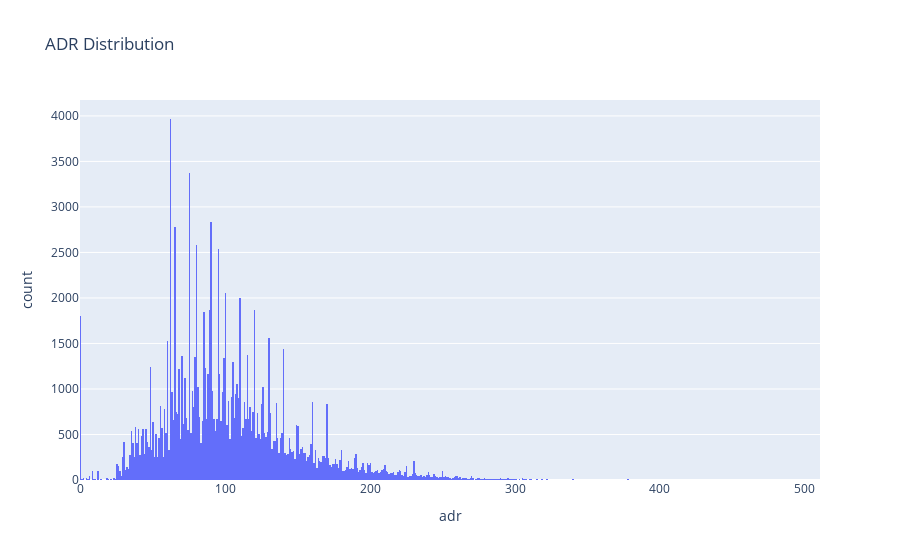

Source (notebook cell):
### Markdown cell above
#### The Distribution of ADR

### Code cell
fig = px.histogram(df, x="adr",
                  title = 'ADR Distribution'
                  )
fig.show()

# from the histogram below we can see that the highest frequency of adr is where adr is around 61.5 - 62.49

### Figure 1 — Plotly figure (JSON) as saved in the notebook; plotly's stock layout.template omitted (floating-point values rounded to 4 significant figures; data arrays with more than 128 entries replaced by an {"elided": "..."} marker saying what was removed)
{"data": [{"alignmentgroup": "True", "bingroup": "x", "hovertemplate": "adr=%{x}<br>count=%{y}<extra></extra>", "legendgroup": "", "marker": {"color": "#636efa", "pattern": {"shape": ""}}, "name": "", "offsetgroup": "", "orientation": "v", "showlegend": false, "type": "histogram", "x": {"elided": "118985 float values"}, "xaxis": "x", "yaxis": "y"}], "layout": {"barmode": "relative", "legend": {"tracegroupgap": 0}, "title": {"text": "ADR Distribution"}, "xaxis": {"anchor": "y", "domain": [0, 1], "title": {"text": "adr"}}, "yaxis": {"anchor": "x", "domain": [0, 1], "title": {"text": "count"}}}}
